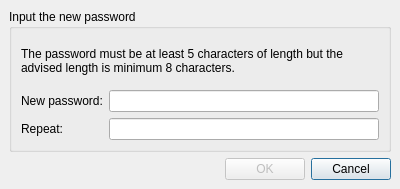
<ui version="4.0" >
 <class>ChangePasswordWdg</class>
 <widget class="QDialog" name="ChangePasswordWdg" >
  <property name="geometry" >
   <rect>
    <x>0</x>
    <y>0</y>
    <width>400</width>
    <height>189</height>
   </rect>
  </property>
  <property name="minimumSize" >
   <size>
    <width>400</width>
    <height>189</height>
   </size>
  </property>
  <property name="maximumSize" >
   <size>
    <width>400</width>
    <height>189</height>
   </size>
  </property>
  <property name="windowTitle" >
   <string>Dialog</string>
  </property>
  <layout class="QGridLayout" >
   <property name="margin" >
    <number>9</number>
   </property>
   <property name="spacing" >
    <number>6</number>
   </property>
   <item row="0" column="0" colspan="3" >
    <widget class="QGroupBox" name="groupBox" >
     <property name="title" >
      <string>Input the new password</string>
     </property>
     <layout class="QGridLayout" >
      <property name="margin" >
       <number>9</number>
      </property>
      <property name="spacing" >
       <number>6</number>
      </property>
      <item row="0" column="0" colspan="2" >
       <widget class="QLabel" name="label_3" >
        <property name="text" >
         <string>The password must be at least 5 characters of length but the advised length is minimum 8 characters.</string>
        </property>
        <property name="wordWrap" >
         <bool>true</bool>
        </property>
       </widget>
      </item>
      <item row="2" column="1" >
       <widget class="QLineEdit" name="led_passwd_confirm" >
        <property name="echoMode" >
         <enum>QLineEdit::Password</enum>
        </property>
       </widget>
      </item>
      <item row="1" column="1" >
       <widget class="QLineEdit" name="led_passwd" >
        <property name="echoMode" >
         <enum>QLineEdit::Password</enum>
        </property>
       </widget>
      </item>
      <item row="2" column="0" >
       <widget class="QLabel" name="label_2" >
        <property name="text" >
         <string>Repeat:</string>
        </property>
       </widget>
      </item>
      <item row="1" column="0" >
       <widget class="QLabel" name="label" >
        <property name="text" >
         <string>New password:</string>
        </property>
       </widget>
      </item>
     </layout>
    </widget>
   </item>
   <item row="1" column="0" >
    <spacer>
     <property name="orientation" >
      <enum>Qt::Horizontal</enum>
     </property>
     <property name="sizeHint" >
      <size>
       <width>171</width>
       <height>20</height>
      </size>
     </property>
    </spacer>
   </item>
   <item row="1" column="2" >
    <widget class="QPushButton" name="btn_cancel" >
     <property name="text" >
      <string>Cancel</string>
     </property>
    </widget>
   </item>
   <item row="1" column="1" >
    <widget class="QPushButton" name="btn_ok" >
     <property name="enabled" >
      <bool>false</bool>
     </property>
     <property name="text" >
      <string>OK</string>
     </property>
    </widget>
   </item>
  </layout>
 </widget>
 <tabstops>
  <tabstop>led_passwd</tabstop>
  <tabstop>led_passwd_confirm</tabstop>
  <tabstop>btn_ok</tabstop>
  <tabstop>btn_cancel</tabstop>
 </tabstops>
 <resources/>
 <connections/>
</ui>
